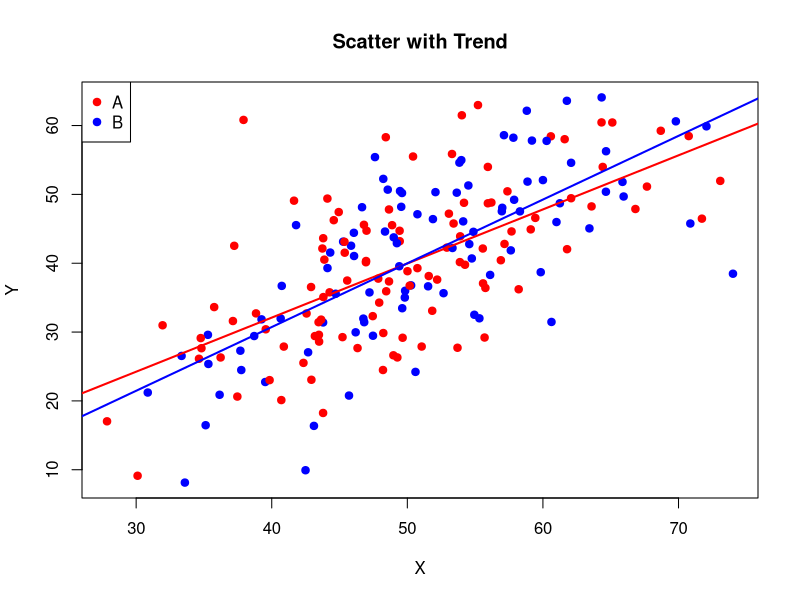
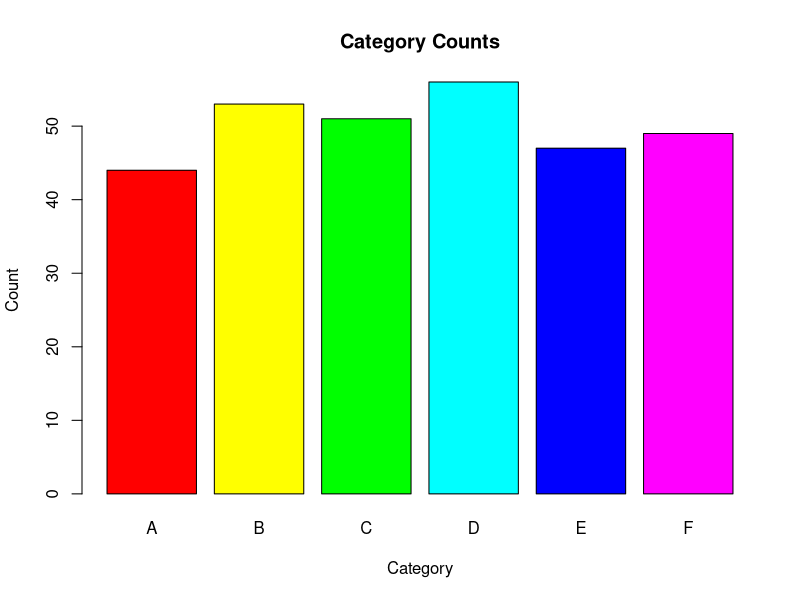
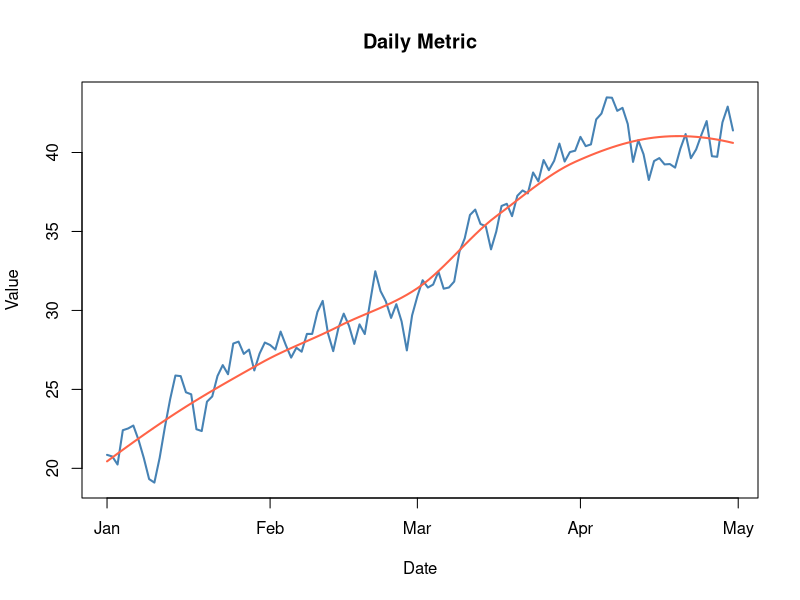
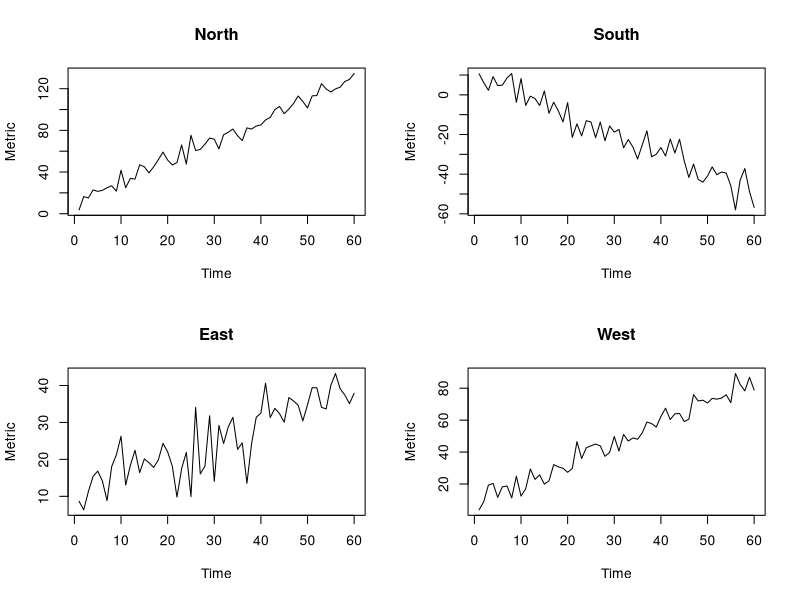

These figures' R source, in order:
# Visualization Demo using Base R (Week 5)
# Generates a few common charts and saves them to PNG files

# library(tidyverse) # Removed dependency

# 1) Scatter plot with regression line
set.seed(1)
scatter_df <- data.frame(
  x = rnorm(200, mean = 50, sd = 10),
  group = sample(c("A", "B"), 200, replace = TRUE)
)
scatter_df$y <- 0.8 * scatter_df$x + rnorm(200, sd = 8)

png("viz_scatter.png", width = 800, height = 600)
# Create color vector
colors <- ifelse(scatter_df$group == "A", "red", "blue")
plot(scatter_df$x, scatter_df$y, col = colors, pch = 19,
     main = "Scatter with Trend", xlab = "X", ylab = "Y")
# Add legend
legend("topleft", legend = c("A", "B"), col = c("red", "blue"), pch = 19)
# Add trend lines
abline(lm(y ~ x, data = scatter_df[scatter_df$group == "A",]), col = "red", lwd = 2)
abline(lm(y ~ x, data = scatter_df[scatter_df$group == "B",]), col = "blue", lwd = 2)
dev.off()

# 2) Bar chart (categorical counts)
bar_df <- data.frame(
  category = sample(LETTERS[1:6], 300, replace = TRUE)
)
counts <- table(bar_df$category)

png("viz_bar.png", width = 800, height = 600)
barplot(counts, col = rainbow(length(counts)),
        main = "Category Counts", xlab = "Category", ylab = "Count")
dev.off()

# 3) Line chart (time series)
line_df <- data.frame(
  date = seq.Date(as.Date("2025-01-01"), by = "day", length.out = 120),
  value = cumsum(rnorm(120, mean = 0.2, sd = 1)) + 20
)

png("viz_line.png", width = 900, height = 500)
plot(line_df$date, line_df$value, type = "l", col = "steelblue", lwd = 2,
     main = "Daily Metric", xlab = "Date", ylab = "Value")
# Loess smooth
loess_fit <- loess(value ~ as.numeric(date), data = line_df)
lines(line_df$date, predict(loess_fit), col = "tomato", lwd = 2)
dev.off()

# 4) Faceted small multiples
t_vec <- rep(1:60, times = 4)
facet_df <- data.frame(
  grp = rep(c("North", "South", "East", "West"), each = 60),
  t = t_vec,
  metric = 10 + rep(c(2, -1, 0.5, 1.2), each = 60) * t_vec + rnorm(240, sd = 5)
)

png("viz_facets.png", width = 1000, height = 600)
par(mfrow = c(2, 2))
groups <- unique(facet_df$grp)
for(g in groups) {
  sub_df <- facet_df[facet_df$grp == g,]
  plot(sub_df$t, sub_df$metric, type = "l", main = g, xlab = "Time", ylab = "Metric")
}
dev.off()

cat("Saved plots: viz_scatter.png, viz_bar.png, viz_line.png, viz_facets.png\n")
